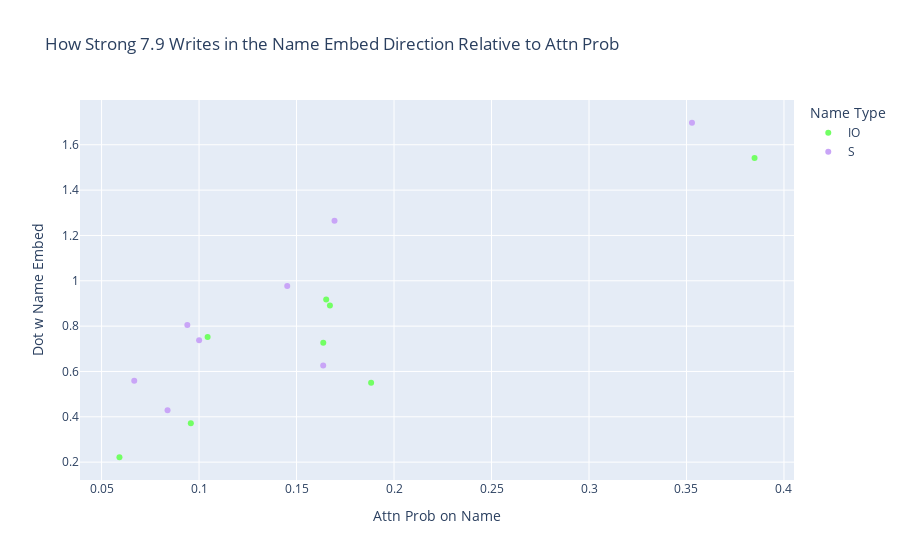

Notebook code cell kept with this figure:
### Code cell
scatter_attention_and_contribution(model, (7, 9), prompts, io_positions, s_positions, answer_residual_directions)

### Figure 1 — Plotly figure (JSON) as saved in the notebook; plotly's stock layout.template omitted (floating-point values rounded to 4 significant figures)
{"data": [{"customdata": [["When John and Mary went to the shops, John gave the bag to"], ["When John and Mary went to the shops, Mary gave the bag to"], ["When Tom and James went to the park, James gave the ball to"], ["When Tom and James went to the park, Tom gave the ball to"], ["When Dan and Sid went to the shops, Sid gave an apple to"], ["When Dan and Sid went to the shops, Dan gave an apple to"], ["After Martin and Amy went to the park, Amy gave a drink to"], ["After Martin and Amy went to the park, Martin gave a drink to"]], "hovertemplate": "Name Type=IO<br>Attn Prob on Name=%{x}<br>Dot w Name Embed=%{y}<br>text=%{customdata[0]}<extra></extra>", "legendgroup": "IO", "marker": {"color": "rgb(114,255,100)", "symbol": "circle"}, "mode": "markers", "name": "IO", "orientation": "v", "showlegend": true, "type": "scatter", "x": [0.3849, 0.1044, 0.09578, 0.1882, 0.1652, 0.1671, 0.05917, 0.1637], "xaxis": "x", "y": [1.541, 0.7521, 0.3713, 0.5503, 0.9179, 0.8908, 0.2216, 0.7264], "yaxis": "y"}, {"customdata": [["When John and Mary went to the shops, John gave the bag to"], ["When John and Mary went to the shops, Mary gave the bag to"], ["When Tom and James went to the park, James gave the ball to"], ["When Tom and James went to the park, Tom gave the ball to"], ["When Dan and Sid went to the shops, Sid gave an apple to"], ["When Dan and Sid went to the shops, Dan gave an apple to"], ["After Martin and Amy went to the park, Amy gave a drink to"], ["After Martin and Amy went to the park, Martin gave a drink to"]], "hovertemplate": "Name Type=S<br>Attn Prob on Name=%{x}<br>Dot w Name Embed=%{y}<br>text=%{customdata[0]}<extra></extra>", "legendgroup": "S", "marker": {"color": "rgb(201,165,247)", "symbol": "circle"}, "mode": "markers", "name": "S", "orientation": "v", "showlegend": true, "type": "scatter", "x": [0.09399, 0.3528, 0.1637, 0.08384, 0.1452, 0.1695, 0.1, 0.06676], "xaxis": "x", "y": [0.8049, 1.697, 0.6268, 0.4288, 0.9772, 1.265, 0.7381, 0.5595], "yaxis": "y"}], "layout": {"legend": {"title": {"text": "Name Type"}, "tracegroupgap": 0}, "title": {"text": "How Strong 7.9 Writes in the Name Embed Direction Relative to Attn Prob"}, "xaxis": {"anchor": "y", "domain": [0, 1], "title": {"text": "Attn Prob on Name"}}, "yaxis": {"anchor": "x", "domain": [0, 1], "title": {"text": "Dot w Name Embed"}}}}
